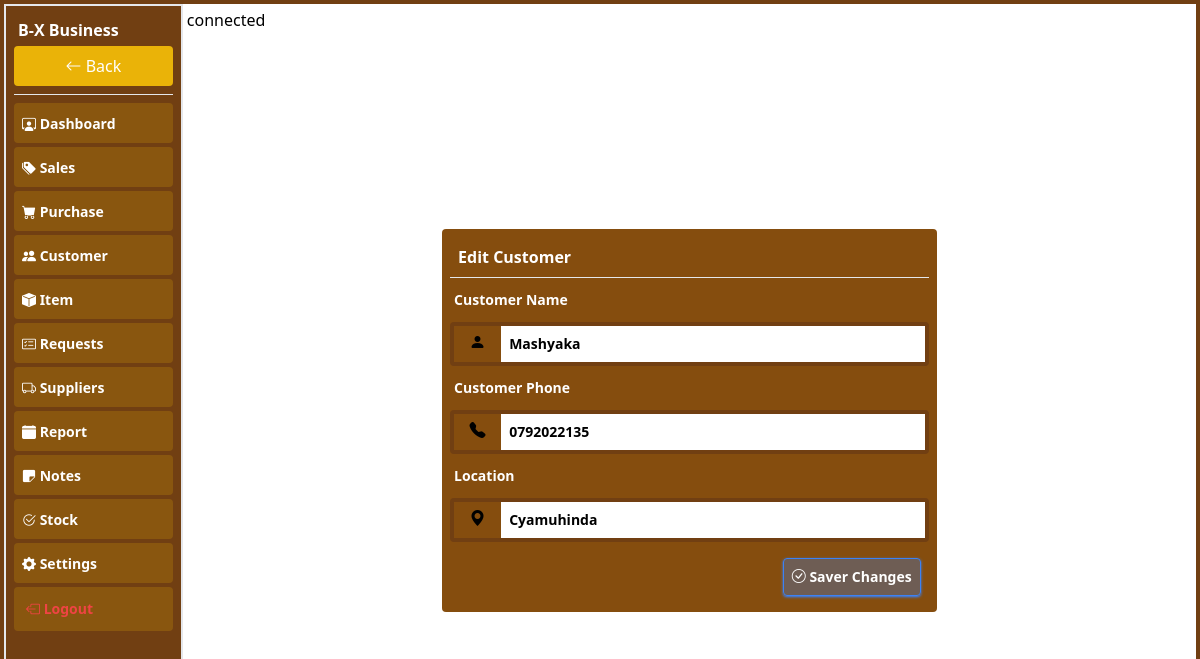
The app's page /pages/editcustomer?customer=1 (signed in), older data.
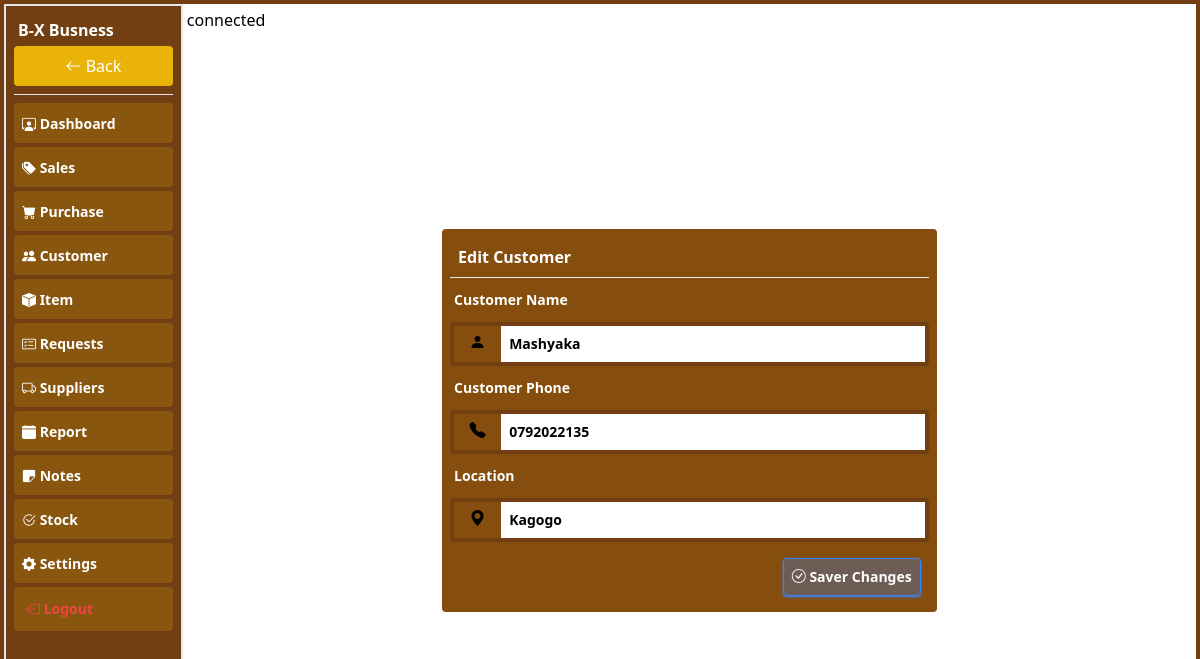
The same page, newer data.
### tables this page shows
CREATE TABLE `customer` (
  `name` varchar(255) NOT NULL,
  `phone` text NOT NULL,
  `c_id` int(11) NOT NULL,
  `business` int(11) NOT NULL,
  `location` varchar(255) NOT NULL,
  `created_at` datetime NOT NULL DEFAULT current_timestamp()
);

### pages/editcustomer.php (the view, shortened to what the changed rows need)
<?php
include("connection.php");
$customerid=$_GET['customer'];
$business=$_SESSION['user'];
$selectcustomer=$conn->prepare("SELECT * FROM customer where c_id=? and business=?");
$selectcustomer->bind_param("ii",$customerid,$business);
$selectcustomer->execute();
$customerresult=$selectcustomer->get_result();
$customerrow=$customerresult->fetch_assoc();
?>
<!DOCTYPE html>
<html lang="en">
<head>
    <script src="../plugins/css/tailwindcss.js"></script>
    <link rel="stylesheet" href="../plugins/icons/bootstrap-icons.css">
</head>
<body>
    <div class="container-fluid p-2 w-full h-[100%] flex">
        <div class="conatiner bg-yellow-800 p-2 rounder w-full md:w-1/2 m-auto rounded">
            <form action="" method="post">
                <h1 class="text-white font-bold p-2">Edit Customer</h1>
                <hr class="text-white">
                        <label for="" class="block p-1 text-sm text-white font-bold my-2">Customer Name</label>
                        <div class="flex w-full border border-4 border-yellow-900 rounded my-2">
                            <i class="bi bi-person-fill w-[10%] text-center p-1"></i>
                             <input type="text" required name="name" id="" value="<?php echo htmlspecialchars($customerrow['name']) ?>"
                            class="w-[90%] p-2 outline-0 focus:outline-none text-sm font-bold">
                        </div>
                       <label for="" class="block p-1 text-sm text-white font-bold my-2">Customer Phone</label>
                        <div class="flex w-full border border-4 border-yellow-900 rounded my-2">
                            <i class="bi bi-telephone-fill w-[10%] text-center p-1"></i>
                             <input type="text" required name="phone" id="" value="<?php echo htmlspecialchars($customerrow['phone']) ?>"
                            class="w-[90%] p-2 outline-0 focus:outline-none text-sm font-bold">
                        </div>
                        <label for="" class="block p-1 text-sm text-white font-bold my-2">Location</label>
                        <div class="flex w-full border border-4 border-yellow-900 rounded my-2">
                            <i class="bi bi-geo-alt-fill w-[10%] text-center p-1"></i>
                             <input type="text" name="location" id="" value="<?php echo htmlspecialchars($customerrow['location']) ?>"
                            class="w-[90%] p-2 outline-0 focus:outline-none text-sm font-bold">
                        </div>
                <div class="flex p-2 justify-end">
                    <button name="save" class="p-2 text-white text-sm rounded shadow shadow-blue-500 border-blue-500 hover:bg-blue-500 bg-blue-500/30 border font-bold"> <i class="bi bi-check-circle"></i> Saver Changes</button>
                </div>
            </form>
        </div>
    </div>
</body>
</html>

### pages/index.php (shortened to what the changed rows need)
<?php
$page = $_GET['url'] ?? 'dashboard';
?>
<!DOCTYPE html>
<html lang="en">
<head>
    <script src="../plugins/css/tailwindcss.js"></script>
    <link rel="stylesheet" href="../plugins/icons/bootstrap-icons.css">
</head>
<body class="p-0">
    <form action="" method="post" enctype="multipart/form-data">
    <div class="container-fluid bg-yellow-900 relative h-[100vh] p-1 w-full">
        <div class=" flex w-full h-[92%] md:h-[100%] p-0 m-auto">
            <div class="left hidden md:block bg-yellow-900 h-[100%] w-[15%] border border-2 p-2">
                <h1 class="text-white font-bold p-1">
                    <?php echo $_SESSION['business'] ?>
                </h1>
                 <div class="links overflow-y-auto flex-column h-[90%] [&_p]:w-full [&_p]:bg-yellow-500/20 [&_p]:p-2 [&_p]:rounded [&_p]:my-1 [&_a]:w-full [&_a]:text-white [&_a]:font-bold [&_a]:text-sm">
                     <button type="button" onclick="goback()" class="bg-yellow-500 text-white p-2 rounded w-full"> <i class="bi bi-arrow-left"></i> Back</button>
                <hr class="text-white my-2">
                       <p class="<?= $page=='dashboard' ? 'border-yellow-500 text-green-500 border border-2' : 'border-white text-white' ?>"> <a href="dashboard" class=""><i class="bi bi-person-workspace"></i> Dashboard</a></p>
                        <p class="<?= $page=='sales' ? 'border-yellow-500 text-green-500 border border-2' : 'border-white text-white' ?>"><a href="sales"><i class="bi bi-tags-fill"></i> Sales</a></p>
                        <p class="<?= $page=='purchase' ? 'border-yellow-500 text-green-500 border border-2' : 'border-white text-white' ?>"><a href="purchase"><i class="bi bi-cart-fill"></i> Purchase</a></p>
                        <p class="<?= $page=='customer' ? 'border-yellow-500 text-green-500 border border-2' : 'border-white text-white' ?>"><a href="customer"><i class="bi bi-people-fill"></i> Customer</a></p>
                        <p class="<?= $page=='item' ? 'border-yellow-500 text-green-500 border border-2' : 'border-white text-white' ?>"><a href="item"><i class="bi bi-box-fill"></i> Item</a></p>
                        <p class="<?= $page=='request_orders' ? 'border-yellow-500 text-green-500 border border-2' : 'border-white text-white' ?>"><a href="request_orders"><i class="bi bi-card-checklist"></i> Requests</a></p>
                        <p class="<?= $page=='supplier' ? 'border-yellow-500 text-green-500 border border-2' : 'border-white text-white' ?>"><a href="supplier"><i class="bi bi-truck"></i> Suppliers</a></p>
                        <p class="<?= $page=='report' ? 'border-yellow-500 text-green-500 border border-2' : 'border-white text-white' ?>"><a href="report"><i class="bi bi-calendar-fill"></i> Report</a></p>
                        <p class="<?= $page=='notes' ? 'border-yellow-500 text-green-500 border border-2' : 'border-white text-white' ?>"><a href="notes"><i class="bi bi-sticky-fill"></i> Notes</a></p>
                        <p class="<?= $page=='stock' ? 'border-yellow-500 text-green-500 border border-2' : 'border-white text-white' ?>"><a href="key"><i class="bi bi-check2-circle"></i> Stock</a></p>
                        <p class="<?= $page=='setting' ? 'border-yellow-500 text-green-500 border border-2' : 'border-white text-white' ?>"><a href="setting"><i class="bi bi-gear-fill"></i> Settings</a></p>
                         <p class=""><button type="button" onclick="logouts()" name="logout" class="text-bold text-sm p-1 text-red-500 font-bold"><i class="bi bi-box-arrow-left"></i> Logout</button></p>
                </div>
            </div>
            <div class="right w-[100%] md:w-[85%] bg-white p-1 h-[100%] md:h-[100%] overflow-y-auto pb-3">
                <?php
            $file = $page.".php";
            if (file_exists($file)) {
                include ($file);
            }
            else {
                echo "not Fount";
            }
            ?>
            </div>
        </div>
    </div>
 </form>
</body>
</html>

Row changes from the older to the newer data that the page shows:
changed customer "Mashyaka": location "Cyamuhinda" → "Kagogo"
Text that changed along with them:
$_SESSION['business']: "B-X Business" → "B-X Busness"
